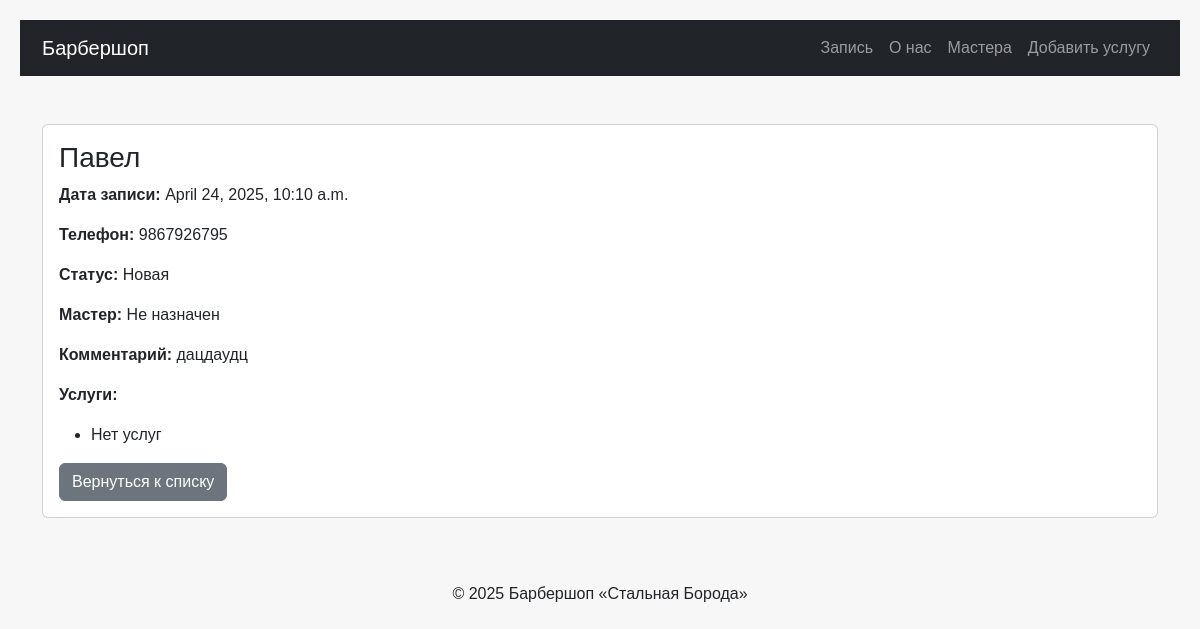
Page /orders/2/ on the committed database.
### core/models.py (models this page shows, shortened)
class Order(models.Model):
    client_name = models.CharField(max_length=100, verbose_name="Имя клиента")
    phone = models.CharField(max_length=20, verbose_name="Телефон")
    comment = models.TextField(blank=True, verbose_name="Комментарий")
    status = models.CharField(max_length=50, choices=STATUS_CHOICES, default="new", verbose_name="Статус")
    date_created = models.DateTimeField(auto_now_add=True, verbose_name="Дата создания")
    date_updated = models.DateTimeField(auto_now=True, verbose_name="Дата обновления")
    master = models.ForeignKey(Master, on_delete=models.SET_NULL, null=True, blank=True, verbose_name="Мастер")
    services = models.ManyToManyField(Service, related_name="orders", verbose_name="Услуги")
    appointment_date = models.DateTimeField(verbose_name="Дата и время записи")
    class Meta:
        verbose_name = "Заказ"
        verbose_name_plural = "Заказы"

### barbershop/views.py (the view)
# urls.py: path('orders/<int:order_id>/', views.order_detail, name='order_detail'),
def order_detail(request, order_id):
    order = get_object_or_404(Order, id=order_id)
    context = {"order": order}
    return render(request, "core/order_detail.html", context)

### barbershop/templates/core/order_detail.html (shortened to what this page needs)
{% extends "base.html" %}
{% block content %}
<div class="card my-4">
    <div class="card-body">
        <h3>{{ order.client_name }}</h3>
        <p><strong>Дата записи:</strong> {{ order.appointment_date }}</p>
        <p><strong>Телефон:</strong> {{ order.phone }}</p>
        <p><strong>Статус:</strong> {{ order.get_status_display }}</p>
        <p><strong>Мастер:</strong>
            {% if order.master %}
                {{ order.master.name }}
            {% else %}
                Не назначен
            {% endif %}
        </p>
        <p><strong>Комментарий:</strong> {{ order.comment|default:"Нет комментария" }}</p>
        <p><strong>Услуги:</strong></p>
        <ul>
            {% for service in order.services.all %}
                <li>{{ service.name }}</li>
            {% empty %}
                <li>Нет услуг</li>
            {% endfor %}
        </ul>
        <a href="{% url 'orders_list' %}" class="btn btn-secondary">Вернуться к списку</a>
    </div>
</div>
{% endblock %}

### barbershop/static/main.css (style rules this page uses)
body { font-family: Arial, sans-serif; background: #f7f7f7; padding: 20px; }

### rows in the picture
Order: client_name "Павел", appointment_date "April 24, 2025, 10:10 a.m.", phone "9867926795", status "Новая", comment "дацдаудц"
